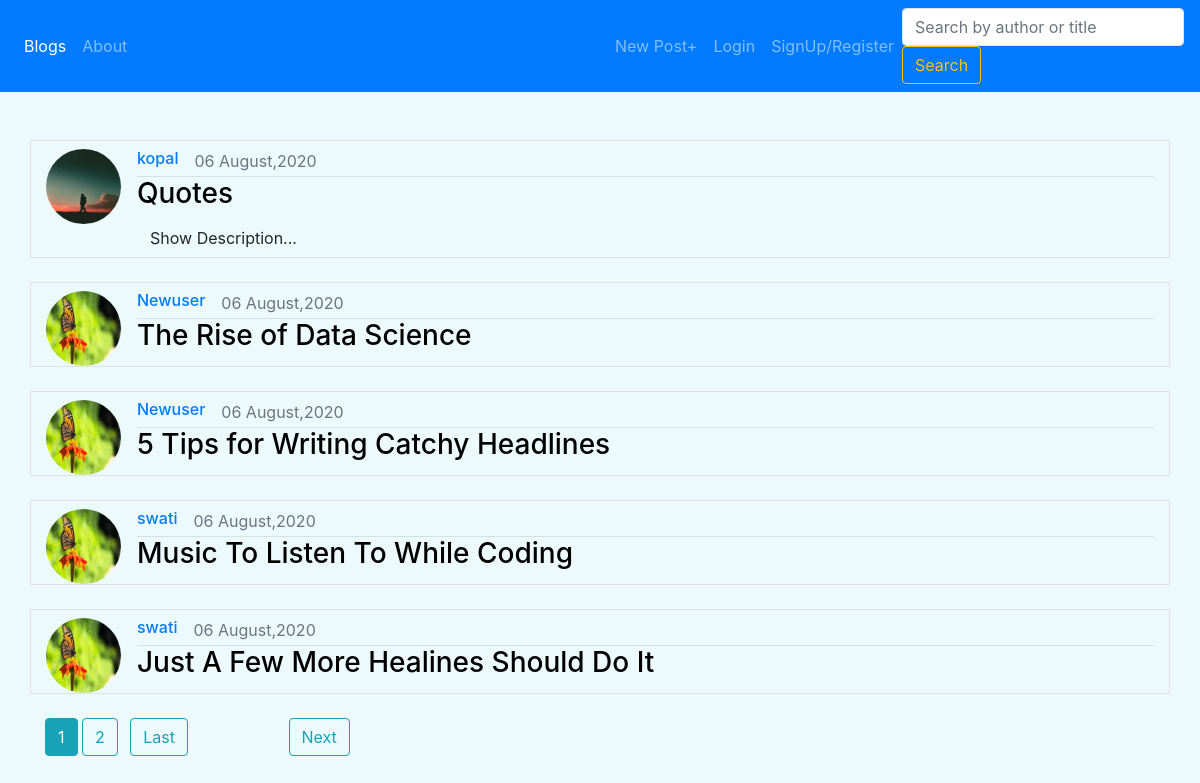
The app's page /, older data.
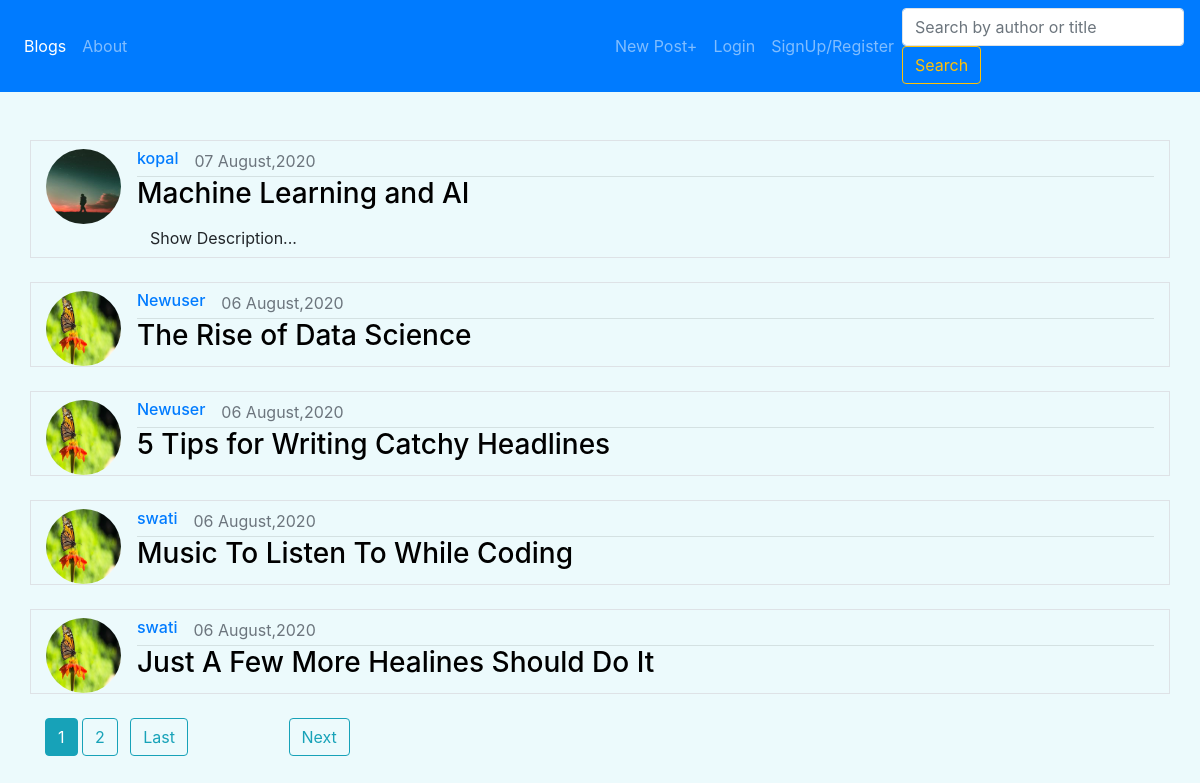
The same page, newer data.
### blog/models.py (models this page shows, shortened)
class Post(models.Model):
    title = models.CharField(max_length =100)
    content = models.TextField()
    description = models.CharField(blank=True, null=True ,max_length=300)
    date_posted = models.DateTimeField(default = timezone.now, blank=True)
    author = models.ForeignKey(User ,on_delete=models.CASCADE)
    def unique(self):
        return "a" + str(self.id)

### Users/models.py (models this page shows, shortened)
class Profile(models.Model):
    user = models.OneToOneField(User , on_delete= models.CASCADE)
    image = models.ImageField(default= 'default.jpg' , upload_to= 'profile_media')

### blog/views.py (the view)
# urls.py: path('', PostListView.as_view(), name="blog-home"),
class PostListView(ListView):
    model = Post
    context_object_name = 'posts'
    paginate_by = 5
    query=''
    def get_queryset(self,*args,**kwargs):
        post_filtered = Post.objects.filter(Q(title__icontains=self.query) |Q(author__username__icontains=self.query) )
        return post_filtered.order_by('-date_posted','-pk')
    def get(self, request):
        if request.GET.get('query'):
            self.query = request.GET.get('query')
        return super().get(request)

### blog/templates/blog/post_list.html (shortened to what this page needs)
{% extends "blog/base.html" %}
{% block content %}
  <br><br>
  {% if posts %}
        {% for post in posts %}
          <div class="container media border">
            <img src={{post.author.profile.image.url}} class="mr-3 mt-2 rounded-circle equal"  alt="image">
            <div class="media-body">
              <div class = " mt-2" style = "display : flex;">
                <a href = {% url "user-posts" post.author.username %} class = "mr-3"> <h6 >  {{post.author}}    </h6>  </a>
                <span class ='text-muted' > {{post.date_posted|date:"d F,Y"}}  </span>
              </div>
              <hr class="mt-0 mb-0">
              <h3 class = "text-monospace mt-0" >
                <a href={% url "post-detail" post.pk %} class="heading">{{post.title}}</a>
              </h3>
                    {% if post.description != None  %}
                <div class="btn" data-toggle="collapse" data-target= {{ '#'|add:post.unique }} aria-expanded="false" aria-controls={{post.unique}}>
                  Show Description...
                </div>
              {% endif %}
            </div>
          </div>
          <br>
        {% endfor %}
  {% elif user.username == view.kwargs.username %}
    <h2 class="container bg-white font-italic">You have not created any posts yet.</div>
  {% elif page %}
    <h2 class="container bg-white font-italic">{{view.kwargs.username}} has not created any posts yet.</div>
  {% endif %}
  {% if is_paginated %}
  <div class="container">
    {% for num in page_obj.paginator.page_range %}
      {% if page_obj.number == num %}
        <a class="btn btn-info mb-4" href="?page={{ num }}">{{ num }}</a>
      {% elif num > page_obj.number|add:'-2' and num < page_obj.number|add:'2' %}
        <a class="btn btn-outline-info mb-4" href="?page={{ num }}">{{ num }}</a>
      {% endif %}
    {% endfor %}
    {% if page_obj.has_next %}
      <a class="btn btn-outline-info mb-4 ml-2 mr-5" href="?page={{ page_obj.paginator.num_pages }}">Last</a>
      <a class="btn btn-outline-info mb-4 lg ml-5" href="?page={{ page_obj.next_page_number }}">Next</a>
    {% endif %}
  </div>
{% endif %}
{% endblock content %}

### blog/templates/blog/base.html (shortened to what this page needs)
{% load static %}
<!DOCTYPE html>
<html>
<head>
    <link rel="stylesheet" href="https://maxcdn.bootstrapcdn.com/bootstrap/4.0.0/css/bootstrap.min.css">
</head>
    <body >
        <nav class="navbar navbar-dark sticky-top navbar-expand-lg bg-primary">
            <div class="collapse navbar-collapse" id="navbarTogglerDemo02">
              <ul class="navbar-nav mr-auto">
                {% if posts or userposts %}
                  <li class="nav-item active ">
                {% else %}
                  <li class="nav-item">
                {% endif %}
                  <a class="nav-link light" href= {% url "blog-home" %} > Blogs  <span class="sr-only"> (current) </span></a>
                </li>
                {% if page == 2 %}
                  <li class="nav-item active ">
                {% else %}
                  <li class="nav-item">
                {% endif %}
                <a class="nav-link " href= {% url "blog-about" %}> About
                </li>
              </ul>
              <div class = "left">
              <ul class="navbar-nav mr-auto my-2 my-lg-0 left">
                {% if user.is_authenticated %}
                  <li class="nav-item btn border-left dropdown pd-3">
                    <h3 class="nav-link active dropdown-toggle" href="#" id="navbarDropdown" role="button" data-toggle="dropdown" aria-haspopup="true" aria-expanded="false">
                          {{user.username}}
                    </h3>
                    <div class="dropdown-menu" aria-labelledby="navbarDropdown">
                      <a class="dropdown-item" href={% url "profile" %}>Profile</a>
                      <a class="dropdown-item" href={% url "user-posts" user.username %}>My Blogs</a>
                      <a class="dropdown-item" href={% url "newpost" %}> New Post +</a>
                      <div class="dropdown-divider"></div>
                      <a class="dropdown-item" href={% url "logout" %}> Logout </a>
                    </div>
                  </li>
                {% else %}
                {% if page == 5 %}
                  <li class="nav-item active left ">
                {% else %}
                  <li class="nav-item left">
                {%  endif %}
              <a href={% url "newpost" %} class= " nav-link"> New Post+</a>
                  {% if page == 3 %}
                    <li class="nav-item active left ">
                  {% else %}
                    <li class="nav-item left">
                  {%  endif %}
                  <a href={% url "login" %} class= " nav-link"> Login </a>
                  </li>
                  {% if page == 4 %}
                    <li class="nav-item active left">
                  {% else %}
                    <li class="nav-item  left">
                  {% endif %}
                    <a href={% url "register" %} class= "my-2 my-lg-0 nav-link"> SignUp/Register </a>
                  </li>
                {% endif %}
              </ul>
            </div>
            {% if userposts %}
              <form class="form-inline my-2 my-lg-0" action= {% url "user-posts" view.kwargs.username %} method='GET' >
            {% else %}
              <form class="fo-inline my-2 my-lg-0" action= {% url "blog-home" %} method='GET' >
            {% endif %}
                <input class="form-control mr-sm-2 border" type="search" placeholder="Search by author or title" name='query' aria-label="Search">
                <button class="btn btn-outline-warning my-2 my-sm-0" type="submit">Search</button>
            </form>
            </div>
          </nav>
        {% block content %}
        {% endblock %}
    </body>
</html>

### blog/templates/blog/base.html (style rules this page uses)
.heading { color:black; }
.equal { width: 75px; height: 75px; aspect-ratio: 1; }
body { background: #ecfafc; }

Row changes from the older to the newer data that the page shows:
changed Post "kopal": date_posted "06 August,2020" → "07 August,2020"; title "Quotes" → "Machine Learning and AI"
